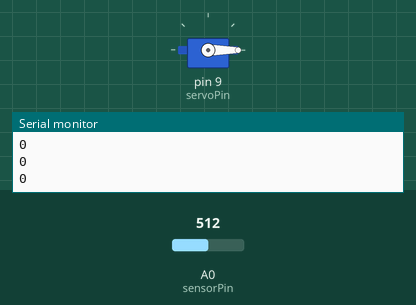
A sketch run on a simulated Arduino Uno, built with avr-gcc and run on an emulated ATmega328P. Shown: servo, the last lines printed to the serial monitor. Inputs (shaded band) come from the test bench; at power-on: A0 (sensorPin) = 512.

Above: at 11.2 s.
11.3 s: A0 (sensorPin) set to 306
At 12.5 s:
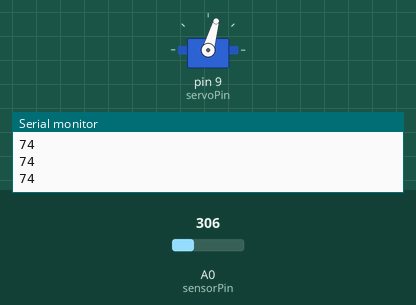
12.9 s: A0 (sensorPin) set to 122
At 14.0 s:
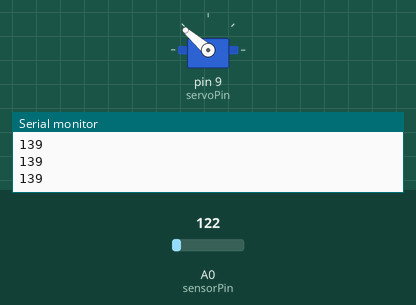
14.5 s: A0 (sensorPin) set to 0
At 15.4 s:
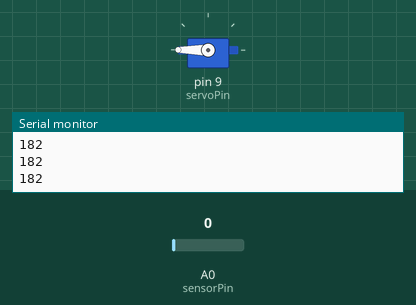
16.1 s: A0 (sensorPin) set to 16
At 16.9 s:
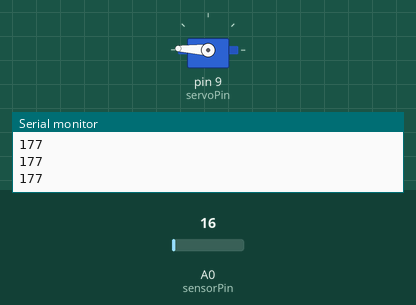
17.7 s: A0 (sensorPin) set to 516
At 18.3 s:
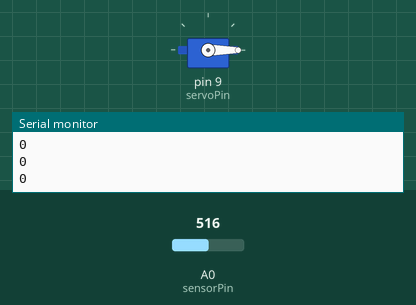
Timing chart, 0 to 20.3 s (numbered marks = the images above; inputs shaded):
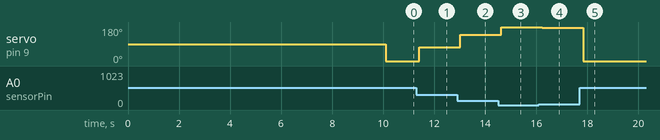

Measured:
- after the input at 11.3 s, servo on pin 9 (servoPin): 0° → 74° after 0.11 s
- after the input at 12.9 s, servo on pin 9 (servoPin): 74° → 139° after 0.12 s
- after the input at 14.5 s, servo on pin 9 (servoPin): 139° → 180° after 0.12 s
- after the input at 16.1 s, servo on pin 9 (servoPin): 180° → 177° after 0.13 s
- after the input at 17.7 s, servo on pin 9 (servoPin): 177° → 0° after 0.13 s

The sketch:

Jeremy_Blum_Tutorials_8.3.2_ServoIRCalib.ino
```cpp
//Servo + IR

#include <Servo.h>
Servo francisServo;

//Define the Pins
int servoPin = 9;
int sensorPin = 0;
int sensorValue = 0;
int sensorMin = 6;
int sensorMax = 506;

void setup() {
    adjustSensor();
    francisServo.attach(servoPin);

}
void loop(){
  calibratingSensor();
  francisServo.write(sensorValue);
}
void adjustSensor(){
  Serial.begin(9600);
  while (millis() < 10000){
    sensorValue = analogRead(sensorPin);
    if(sensorValue > sensorMax){
      sensorMax = sensorValue;
    }
    if(sensorValue < sensorMin){
      sensorMin = sensorValue;
    }
    Serial.println(sensorMin);
    Serial.println(sensorMax);
    delay(10);
  }
}
void calibratingSensor(){
  sensorValue = analogRead(sensorPin);
  sensorValue = map(sensorValue, sensorMin, sensorMax, 180, 0);
  sensorValue = constrain(sensorValue, 0, 255);
  Serial.println(sensorValue);
  delay(100);
}
```
